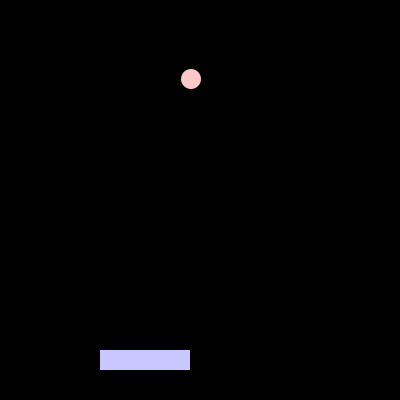
Frame 1 (no input)
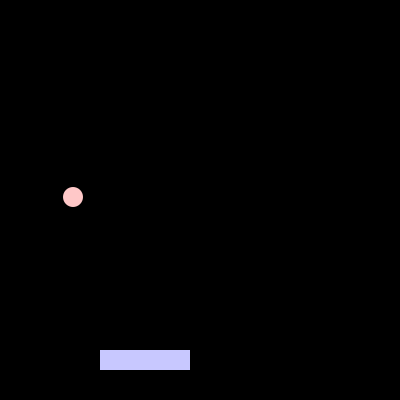
Frame 60 (the mouse pressed at the canvas centre just before this capture)
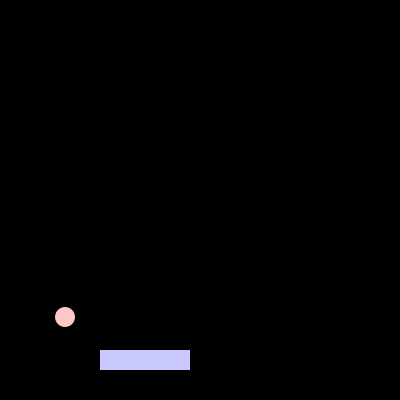
Frame 120 (the mouse held since frame 60 and released just before this capture)

The Processing sketch that drew these frames (run headless with seeded random() and noise(); from frame 60 on, the mouse is pressed at the canvas centre):

// Processing sketch: processing_99172
// ── processing_99172.pde

ball Ball;
paddle Paddle;
void setup()
{
  Paddle=new paddle();
  Ball=new ball();
  size(400,400);
}
   
void draw()
{
  background(0);
  Paddle.keyPressed();
  Paddle.shows();
  Ball.move();
  Ball.bounce();
  Ball.show();
}
class paddle
{
  int x,y;
  boolean left, right;
  paddle()
  {
    x=100;
  }
  void keyPressed()
  {
    if(keyPressed == true & key=='d')
    {
      x+=2;
    }
    if(keyPressed==true & key=='a')
    {
      x-=2;
    }
  }
  void shows()
  {
    noStroke();
    fill(200,200,255);
    rect(x,350, 90,20);
  }
}
class ball
{
  int x, y;
  boolean up, right;
  ball()
  {
    x=int(random(300));
    y=int(random(300));
    up=false;
    right=false;
  }
  void move()
  {
    if (right == true)
    {
      x+=2;
    }
    else
    {
      x-=2;
    }
    if (up == true)
    {
      y-=2;
    }
    else
    {
      y+=2;
    }
        
  }
   
  void bounce()
  {
    if (x<10)
    {
      right = true;
    }
    if (x>390)
    {
      right = false;
    }
    if (y<10)
    {
      up = false;
    }
    if (y>390)
    {
      up = true;
    }
    if(get(x,y+12)!=color(0))
    {
      up=true;
    }
  }
  void show()
  {
    noStroke();
    fill(255,200,200);
    ellipse(x, y, 20, 20);
  }
}
